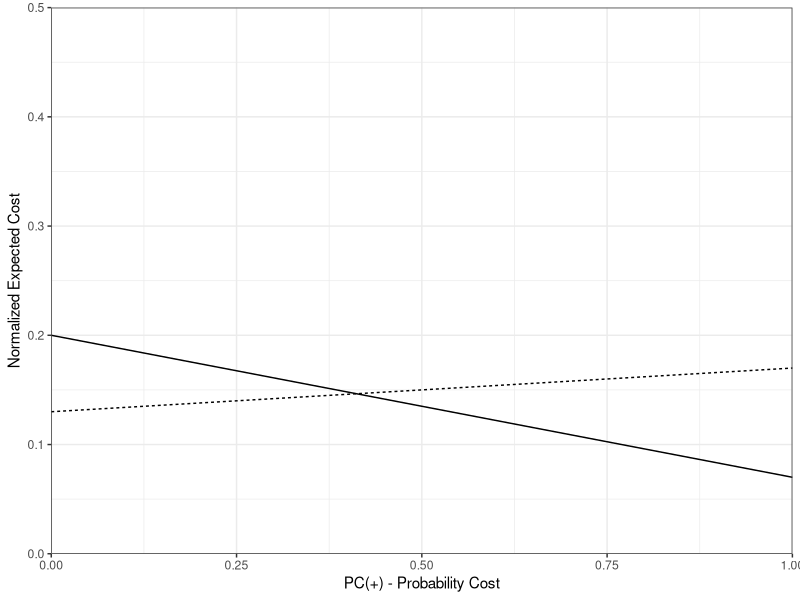

R code for this plot: (Note: this script raises an error after producing the figure.)
library(viridis)
library(ggplot2)

theme_set(theme_bw())

p <- ggplot() +
  scale_x_continuous(expand = c(0, 0), limits = c(0, 1)) +
  scale_y_continuous(expand = c(0, 0), limits = c(0, 0.5)) +
  labs(x="PC(+) - Probability Cost", y="Normalized Expected Cost") +
  geom_segment(
    aes(x=0,y=0.13,xend=1,yend=0.17, linetype="solid")
  ) +
  geom_segment(
    aes(x=0,y=0.2,xend=1,yend=0.07, linetype="dotted")
  ) +
  theme_bw() +
  theme(legend.position = "none")

ggsave(glue("../figure/cost_curve.png"), width = 3.5, height = 3.5, plot = p)
